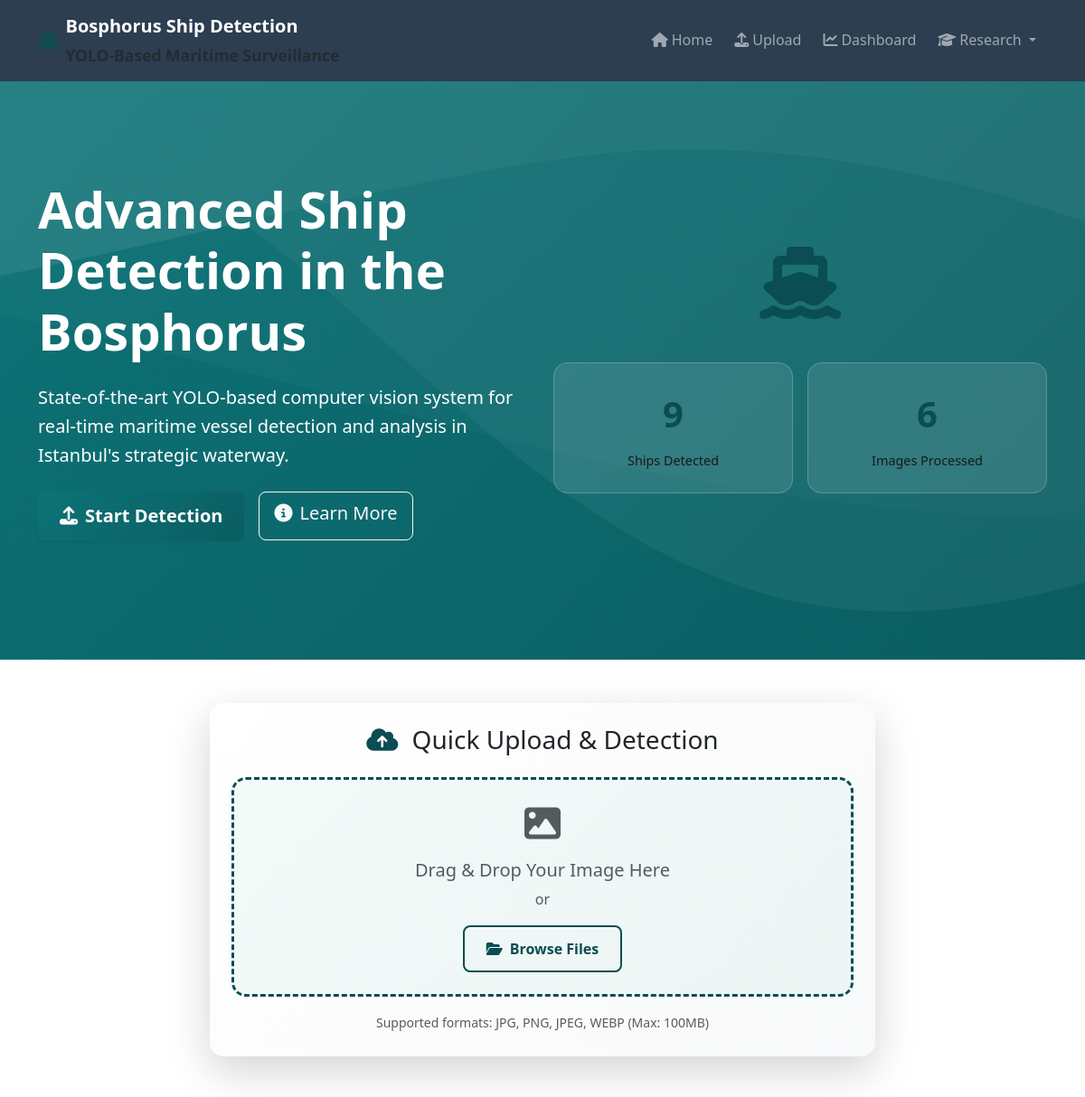
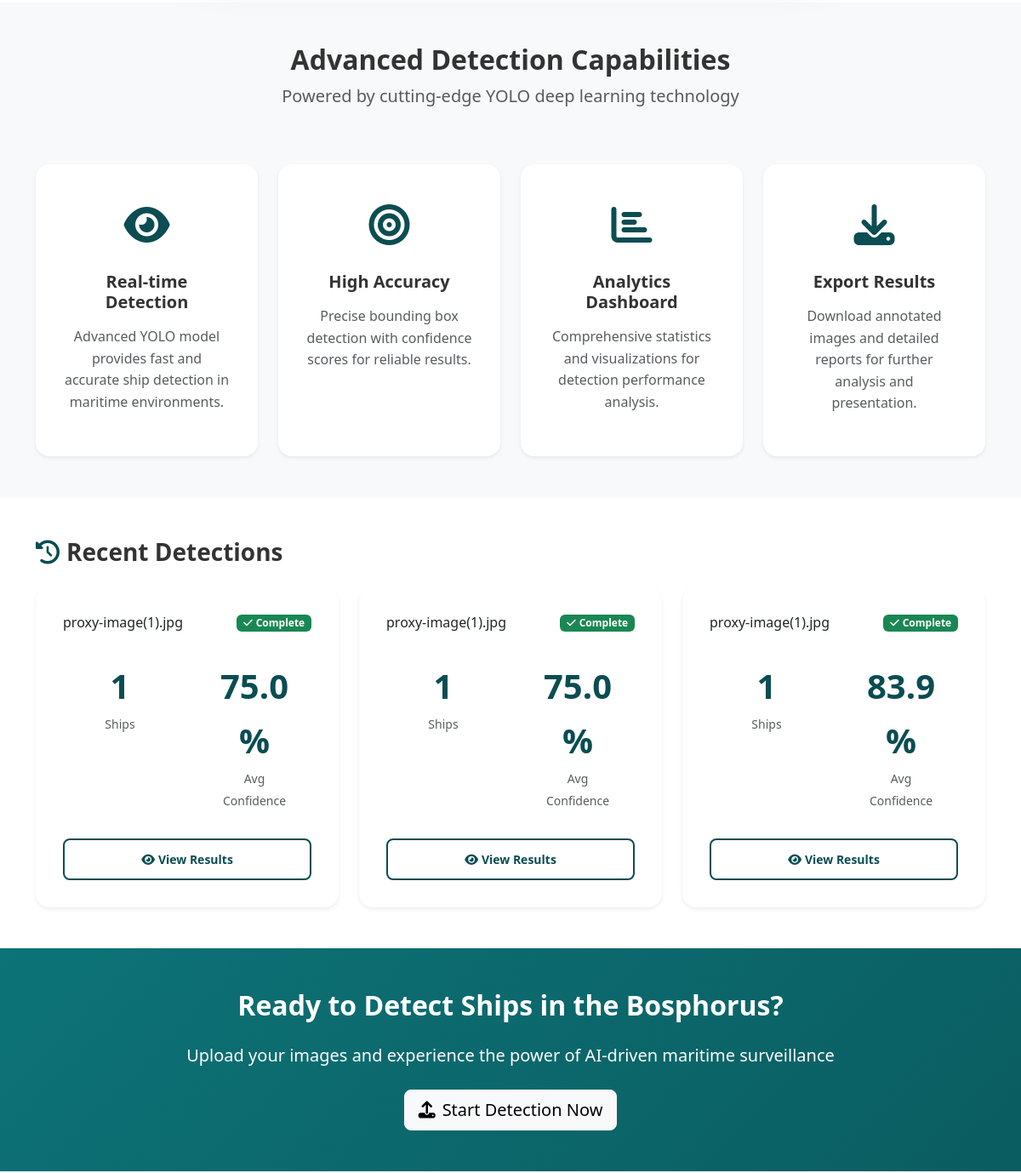
Before: / (upper part) with the older database file (2 pictures, top to bottom).
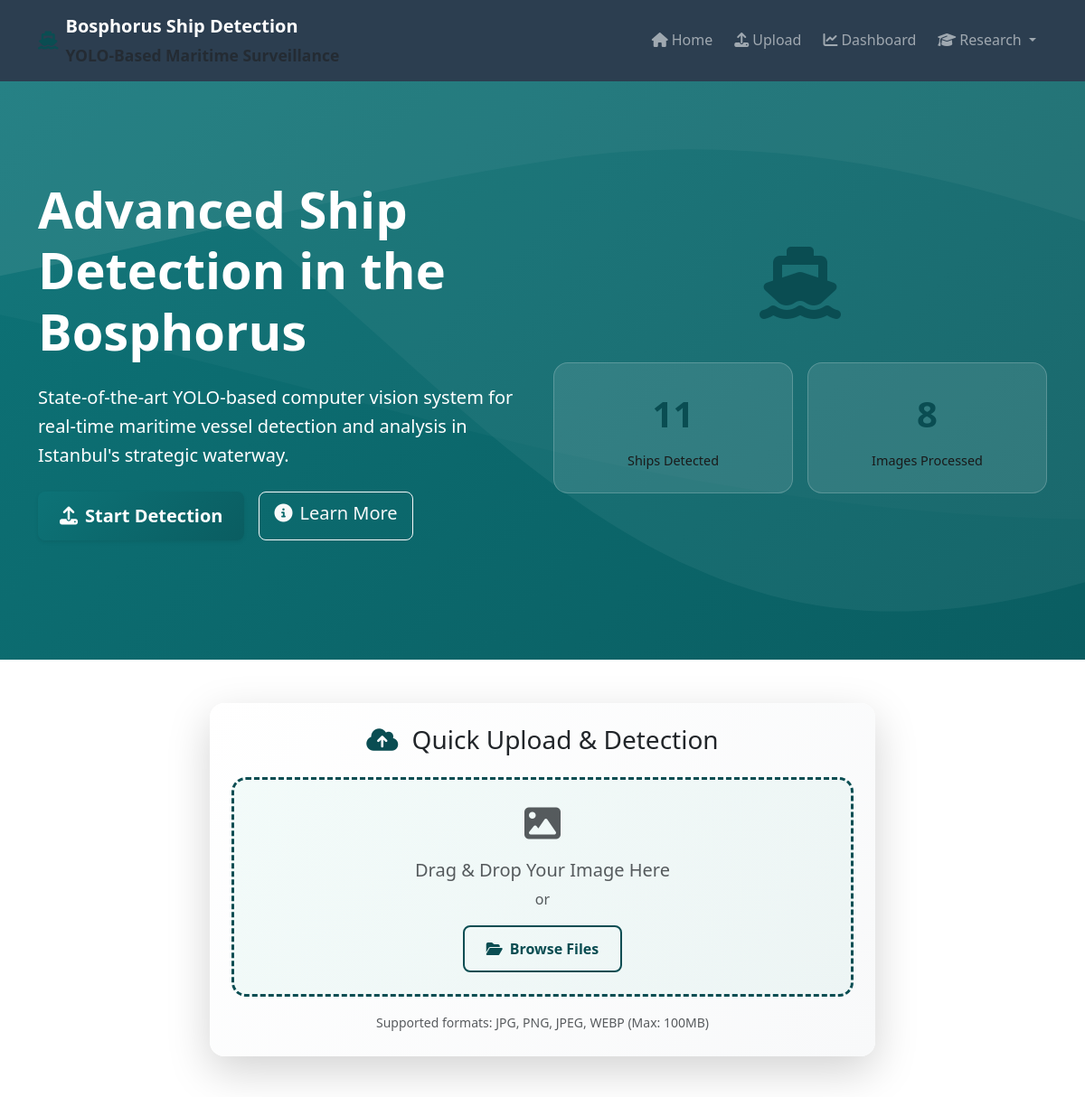
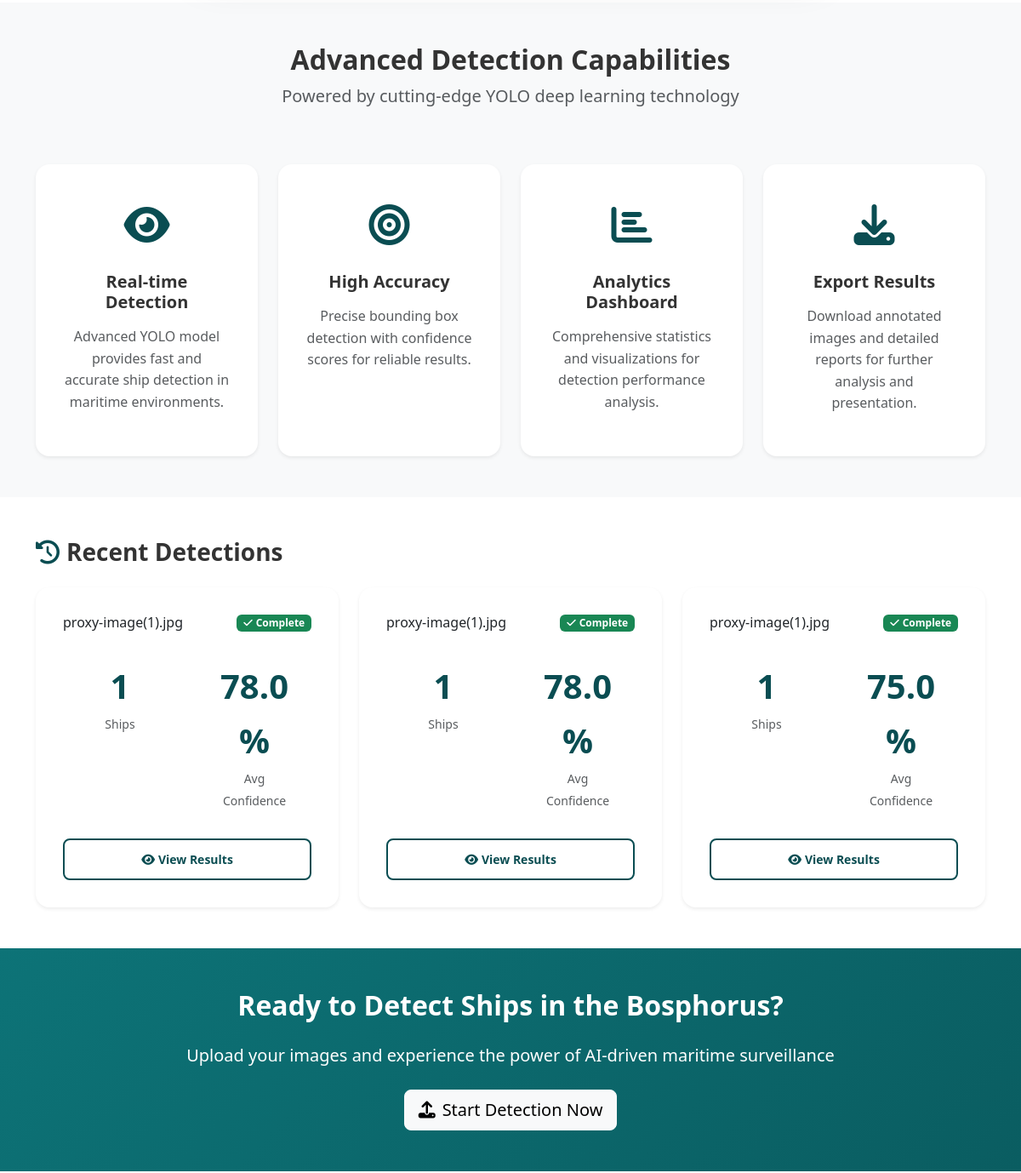
After: the same page with the newer database file (2 pictures, top to bottom).
### models.py (models this page shows, shortened)
class DetectionStatistics(db.Model):
    id = db.Column(db.Integer, primary_key=True)
    date = db.Column(db.Date, default=datetime.utcnow().date)
    total_images_processed = db.Column(db.Integer, default=0)
    total_ships_detected = db.Column(db.Integer, default=0)
    average_confidence = db.Column(db.Float, default=0.0)
    vessel_type_counts = db.Column(JSON)  # Dictionary of vessel types and counts

class DetectionJob(db.Model):
    id = db.Column(db.Integer, primary_key=True)
    filename = db.Column(db.String(255), nullable=False)
    original_filename = db.Column(db.String(255), nullable=False)
    upload_time = db.Column(db.DateTime, default=datetime.utcnow)
    processing_time = db.Column(db.Float)  # Time in seconds
    status = db.Column(db.String(50), default='pending')  # pending, processing, completed, failed
    error_message = db.Column(Text)
    ship_count = db.Column(db.Integer, default=0)
    confidence_scores = db.Column(JSON)  # List of confidence scores
    bounding_boxes = db.Column(JSON)  # List of bounding box coordinates
    vessel_types = db.Column(JSON)  # List of detected vessel types
    result_image_path = db.Column(db.String(255))
    processed_image_path = db.Column(db.String(255))

### routes.py (the view)
@app.route('/')
def index():
    recent_stats = DetectionStatistics.query.order_by(DetectionStatistics.date.desc()).first()
    recent_jobs = DetectionJob.query.filter_by(status='completed').order_by(DetectionJob.upload_time.desc()).limit(3).all()
    return render_template('index.html',
                         stats=recent_stats,
                         recent_jobs=recent_jobs)

### templates/index.html (shortened to what this page needs)
{% extends "base.html" %}
{% block content %}
<section class="hero-section bg-gradient-ocean text-white">
    <div class="container">
        <div class="row align-items-center min-vh-75">
            <div class="col-lg-6">
                <div class="hero-content">
                    <h1 class="display-4 fw-bold mb-4 fade-in">
                        Advanced Ship Detection
                        <span class="text-light">in the Bosphorus</span>
                    </h1>
                    <p class="lead mb-4 fade-in-delay">
                        State-of-the-art YOLO-based computer vision system for real-time maritime vessel
                        detection and analysis in Istanbul's strategic waterway.
                    </p>
                    <div class="d-flex gap-3 mb-4 fade-in-delay-2">
                        <a href="{{ url_for('upload_page') }}" class="btn btn-ocean btn-lg">
                            <i class="fas fa-upload me-2"></i>Start Detection
                        </a>
                        <a href="{{ url_for('about') }}" class="btn btn-outline-light btn-lg">
                            <i class="fas fa-info-circle me-2"></i>Learn More
                        </a>
                    </div>
                </div>
            </div>
            <div class="col-lg-6">
                <div class="hero-visual text-center fade-in-delay-3">
                    <div class="detection-preview">
                        <i class="fas fa-ship display-1 text-ocean mb-3"></i>
                        <div class="stats-grid">
                            {% if stats %}
                            <div class="stat-card">
                                <div class="stat-number">{{ stats.total_ships_detected or 0 }}</div>
                                <div class="stat-label">Ships Detected</div>
                            </div>
                            <div class="stat-card">
                                <div class="stat-number">{{ stats.total_images_processed or 0 }}</div>
                                <div class="stat-label">Images Processed</div>
                            </div>
                            {% endif %}
                        </div>
                    </div>
                </div>
            </div>
        </div>
    </div>
</section>
<section class="py-5">
    <div class="container">
        <div class="row justify-content-center">
            <div class="col-lg-8">
                <div class="card shadow-lg border-0 upload-quick-card">
                    <div class="card-body p-4">
                        <h3 class="text-center mb-4">
                            <i class="fas fa-cloud-upload-alt text-ocean me-2"></i>
                            Quick Upload & Detection
                        </h3>
                        <div id="quickUploadZone" class="upload-zone text-center p-4 mb-3">
                            <i class="fas fa-image display-6 text-muted mb-3"></i>
                            <h5 class="text-muted mb-2">Drag & Drop Your Image Here</h5>
                            <p class="text-muted mb-3">or</p>
                            <button class="btn btn-outline-ocean">
                                <i class="fas fa-folder-open me-2"></i>Browse Files
                            </button>
                        </div>
                        <div class="text-center">
                            <small class="text-muted">
                                Supported formats: JPG, PNG, JPEG, WEBP (Max: 100MB)
                            </small>
                        </div>
                    </div>
                </div>
            </div>
        </div>
    </div>
</section>
<section class="py-5 bg-light">
    <div class="container">
        <div class="row">
            <div class="col-12 text-center mb-5">
                <h2 class="fw-bold">Advanced Detection Capabilities</h2>
                <p class="lead text-muted">Powered by cutting-edge YOLO deep learning technology</p>
            </div>
        </div>
        <div class="row g-4">
            <div class="col-md-6 col-lg-3">
                <div class="feature-card text-center h-100">
                    <div class="feature-icon mb-3">
                        <i class="fas fa-eye text-ocean"></i>
                    </div>
                    <h5 class="fw-bold mb-3">Real-time Detection</h5>
                    <p class="text-muted">Advanced YOLO model provides fast and accurate ship detection in maritime environments.</p>
                </div>
            </div>
            <div class="col-md-6 col-lg-3">
                <div class="feature-card text-center h-100">
                    <div class="feature-icon mb-3">
                        <i class="fas fa-bullseye text-ocean"></i>
                    </div>
                    <h5 class="fw-bold mb-3">High Accuracy</h5>
                    <p class="text-muted">Precise bounding box detection with confidence scores for reliable results.</p>
                </div>
            </div>
            <div class="col-md-6 col-lg-3">
                <div class="feature-card text-center h-100">
                    <div class="feature-icon mb-3">
                        <i class="fas fa-chart-bar text-ocean"></i>
                    </div>
                    <h5 class="fw-bold mb-3">Analytics Dashboard</h5>
                    <p class="text-muted">Comprehensive statistics and visualizations for detection performance analysis.</p>
                </div>
            </div>
            <div class="col-md-6 col-lg-3">
                <div class="feature-card text-center h-100">
                    <div class="feature-icon mb-3">
                        <i class="fas fa-download text-ocean"></i>
                    </div>
                    <h5 class="fw-bold mb-3">Export Results</h5>
                    <p class="text-muted">Download annotated images and detailed reports for further analysis and presentation.</p>
                </div>
            </div>
        </div>
    </div>
</section>
{% if recent_jobs %}
<section class="py-5">
    <div class="container">
        <div class="row">
            <div class="col-12">
                <h3 class="fw-bold mb-4">
                    <i class="fas fa-history me-2 text-ocean"></i>Recent Detections
                </h3>
            </div>
        </div>
        <div class="row g-4">
            {% for job in recent_jobs %}
            <div class="col-md-6 col-lg-4">
                <div class="card shadow-sm border-0 result-card">
                    <div class="card-body">
                        <div class="d-flex justify-content-between align-items-start mb-3">
                            <h6 class="card-title mb-0 text-truncate">{{ job.original_filename }}</h6>
                            <span class="badge bg-success">
                                <i class="fas fa-check me-1"></i>Complete
                            </span>
                        </div>
                        <div class="row text-center mb-3">
                            <div class="col-6">
                                <div class="result-stat">
                                    <div class="stat-number text-ocean">{{ job.ship_count or 0 }}</div>
                                    <small class="text-muted">Ships</small>
                                </div>
                            </div>
                            <div class="col-6">
                                <div class="result-stat">
                                    <div class="stat-number text-ocean">
                                        {% if job.confidence_scores %}
                                            {{ "%.1f"|format(job.confidence_scores|sum / job.confidence_scores|length * 100) }}%
                                        {% else %}
                                            0%
                                        {% endif %}
                                    </div>
                                    <small class="text-muted">Avg Confidence</small>
                                </div>
                            </div>
                        </div>
                        <div class="d-grid">
                            <a href="{{ url_for('results', job_id=job.id) }}" class="btn btn-outline-ocean btn-sm">
                                <i class="fas fa-eye me-1"></i>View Results
                            </a>
                        </div>
                    </div>
                </div>
            </div>
            {% endfor %}
        </div>
    </div>
</section>
{% endif %}
<section class="py-5 bg-gradient-ocean text-white">
    <div class="container text-center">
        <h2 class="fw-bold mb-4">Ready to Detect Ships in the Bosphorus?</h2>
        <p class="lead mb-4">Upload your images and experience the power of AI-driven maritime surveillance</p>
        <a href="{{ url_for('upload_page') }}" class="btn btn-light btn-lg">
            <i class="fas fa-upload me-2"></i>Start Detection Now
        </a>
    </div>
</section>
{% endblock %}

### templates/base.html (shortened to what this page needs)
<!DOCTYPE html>
<html lang="en">
<head>
    <link href="https://cdn.jsdelivr.net/npm/bootstrap@5.3.0/dist/css/bootstrap.min.css" rel="stylesheet">
    <link href="https://cdnjs.cloudflare.com/ajax/libs/font-awesome/6.4.0/css/all.min.css" rel="stylesheet">
    <link href="{{ url_for('static', filename='css/style.css') }}" rel="stylesheet">
    <link href="{{ url_for('static', filename='css/loading-animations.css') }}" rel="stylesheet">
</head>
<body>
    <nav class="navbar navbar-expand-lg navbar-dark bg-navy sticky-top">
        <div class="container">
            <a class="navbar-brand d-flex align-items-center" href="{{ url_for('index') }}">
                <i class="fas fa-ship me-2 text-ocean"></i>
                <div>
                    <div class="fw-bold">Bosphorus Ship Detection</div>
                    <small class="text-muted">YOLO-Based Maritime Surveillance</small>
                </div>
            </a>
            <div class="collapse navbar-collapse" id="navbarNav">
                <ul class="navbar-nav ms-auto">
                    <li class="nav-item">
                        <a class="nav-link" href="{{ url_for('index') }}">
                            <i class="fas fa-home me-1"></i>Home
                        </a>
                    </li>
                    <li class="nav-item">
                        <a class="nav-link" href="{{ url_for('upload_page') }}">
                            <i class="fas fa-upload me-1"></i>Upload
                        </a>
                    </li>
                    <li class="nav-item">
                        <a class="nav-link" href="{{ url_for('dashboard') }}">
                            <i class="fas fa-chart-line me-1"></i>Dashboard
                        </a>
                    </li>
                    <li class="nav-item dropdown">
                        <a class="nav-link dropdown-toggle" href="#" role="button" data-bs-toggle="dropdown">
                            <i class="fas fa-graduation-cap me-1"></i>Research
                        </a>
                    </li>
                </ul>
            </div>
        </div>
    </nav>
    <main>
        {% block content %}{% endblock %}
    </main>
</body>
</html>

Changed rows visible on the page:
no longer on this page (row unchanged): DetectionJob: original_filename "proxy-image(1).jpg", ship_count "1", confidence_scores|sum "75.0"
no longer on this page (row unchanged): DetectionJob: original_filename "proxy-image(1).jpg", ship_count "1", confidence_scores|sum "83.9"
changed DetectionStatistics: total_ships_detected "9" → "11"; total_images_processed "6" → "8"
added DetectionJob: original_filename "proxy-image(1).jpg", ship_count "1", confidence_scores|sum "78.0"
added DetectionJob: original_filename "proxy-image(1).jpg", ship_count "1", confidence_scores|sum "78.0"
